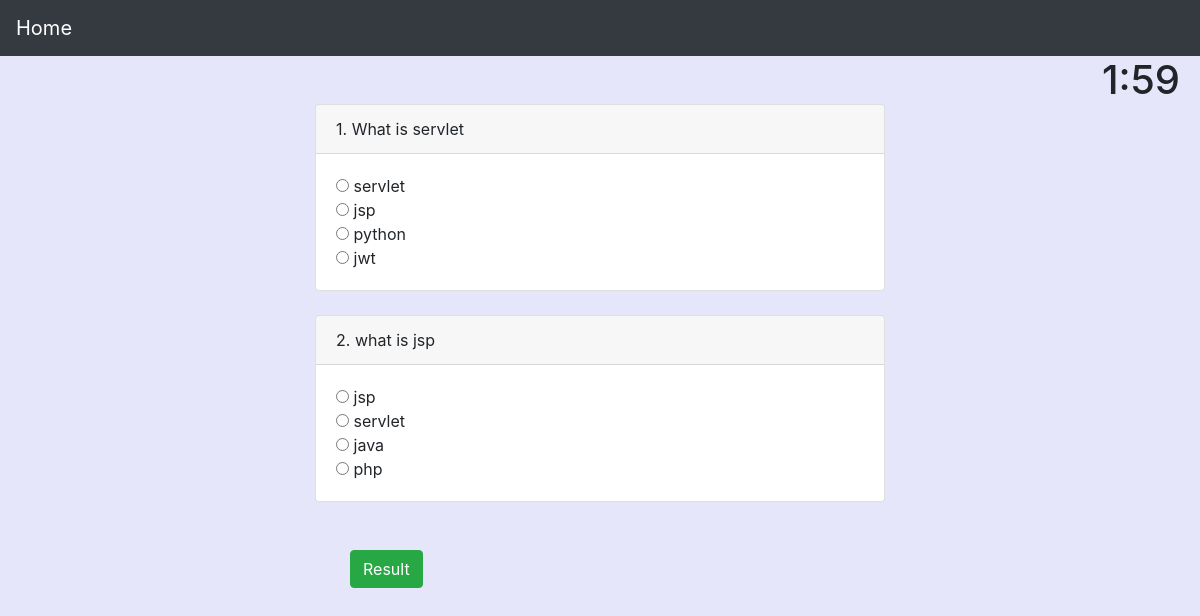
Before: /advancejava with the older database file.
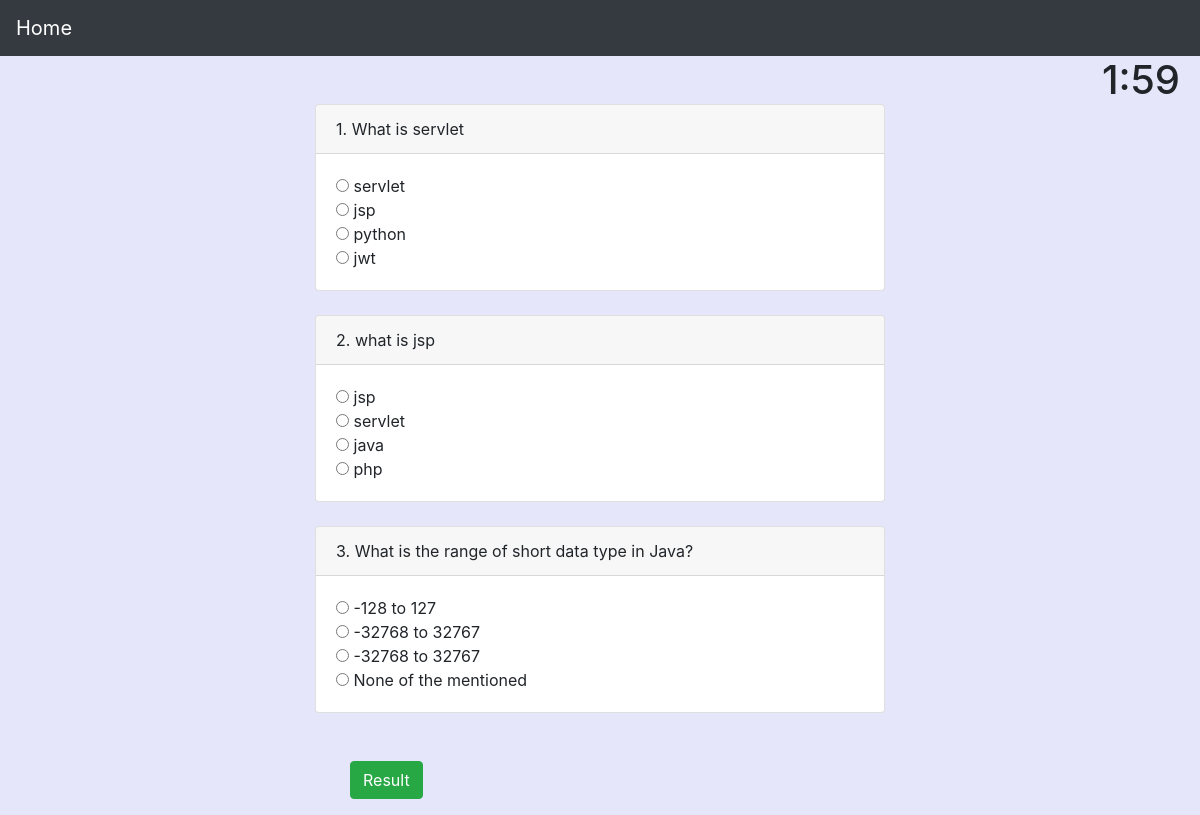
After: the same page with the newer database file.
### projectApp/models.py (models this page shows)
class Advancejava(models.Model):
    question = models.CharField(max_length = 250)
    optiona = models.CharField(max_length = 100)
    optionb = models.CharField(max_length = 100)
    optionc = models.CharField(max_length = 100)
    optiond = models.CharField(max_length = 100)
    answer = models.CharField(max_length = 100)
    def __str__(self):
        return self.question

### projectApp/views.py (the view)
# urls.py: path('advancejava',views.advancejava,name="advancejava"),
def advancejava(request):
    ques =  Advancejava.objects.all()
    print(ques)
    return render(request,'questions.html',{'ques':ques})

### templates/questions.html (shortened to what this page needs)
<html>
<head>
   	<link rel="stylesheet" href="https://stackpath.bootstrapcdn.com/bootstrap/4.3.1/css/bootstrap.min.css">
</head>
<body style="background-color:#E6E6FA">
<nav class="navbar navbar-expand-lg navbar-dark bg-dark" style="overflow:show;position: fixed;top: 0;width: 100%;z-index:1000";>
                <a class="navbar-brand" href="{% url 'updatehome' %}">Home</a>
          </nav>
  <div class="container col-6"><br><br>
    <div class="timer">
           <h1> <time id="countdown"style="position: fixed; right:20px;"></time></h1>
        </div>
        </div>
  <div class="container col-6"> <br> <br>
        <form action="result" method="post" name="question">
  {% for que in ques %}
  <div class="card">
  <div class="card-header">
  {{ forloop.counter }}. {{ que.question }}
  </div>
  <div class="card-body">
      <input type="radio" name="{{ que.id }}" value="{{ que.optiona }}">
      {{ que.optiona }} <br>
      <input type="radio" name="{{ que.id }}" value="{{ que.optionb }}">
      {{ que.optionb }} <br>
      <input type="radio" name="{{ que.id }}" value="{{ que.optionc }}">
      {{ que.optionc }} <br>
      <input class="form_control" type="radio" name="{{ que.id }}" value="{{ que.optiond }}">
      {{ que.optiond }}
  </div>
</div><br>
  {% endfor %}
  <br>
  <div class="row">
    <div class="col-md-1">
    </div>
    <div class="col-xs-2">
      <button type="submit" class="btn btn-block btn-success btn-md">Result</button>
    </div>
  </div>
</form>
</div>
  </body>
</html>

Changed rows visible on the page:
added Advancejava: question "What is the range of short data type in Java?", optiona "-128 to 127", optionb "-32768 to 32767", optionc "-32768 to 32767", optiond "None of the mentioned"
